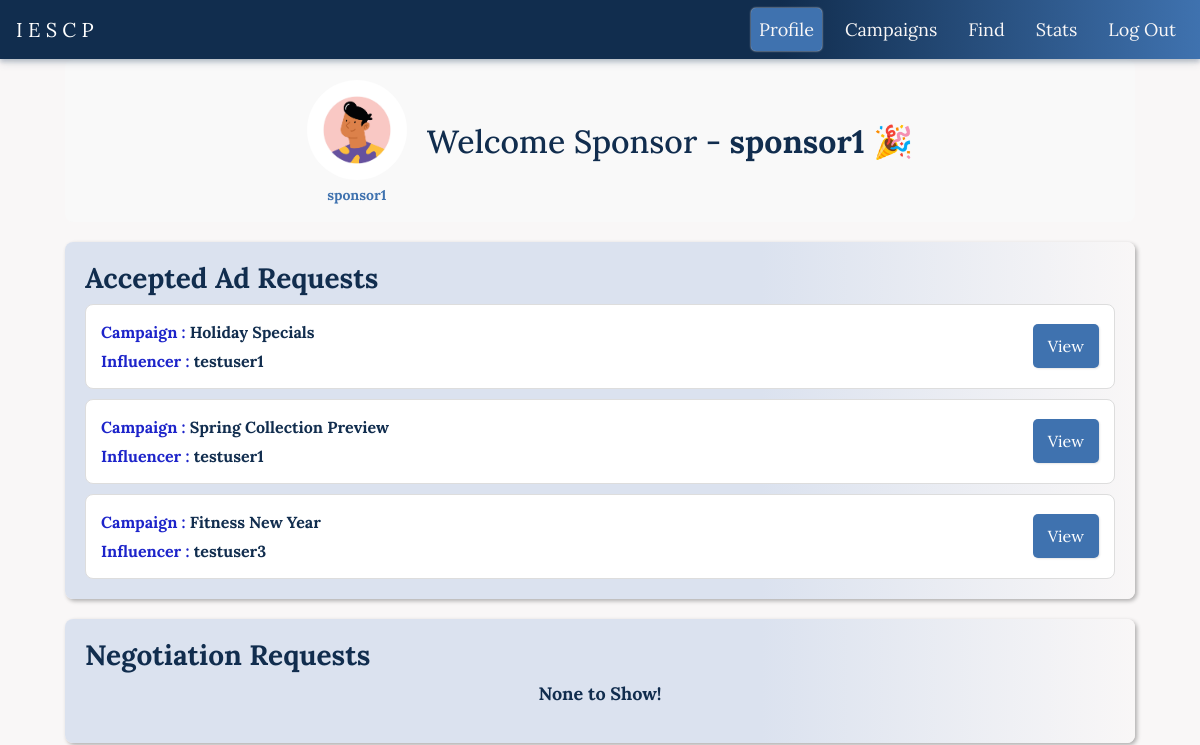
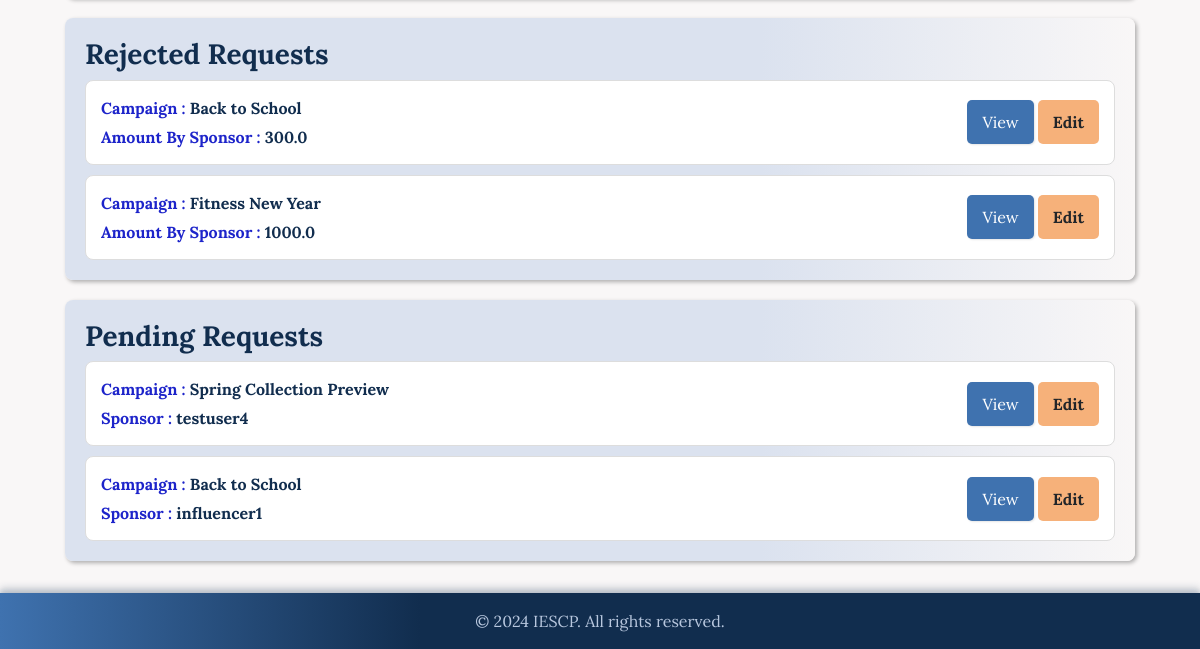
Page /sponsor/dashboard (signed in) on the earlier database version (2 pictures, top to bottom).
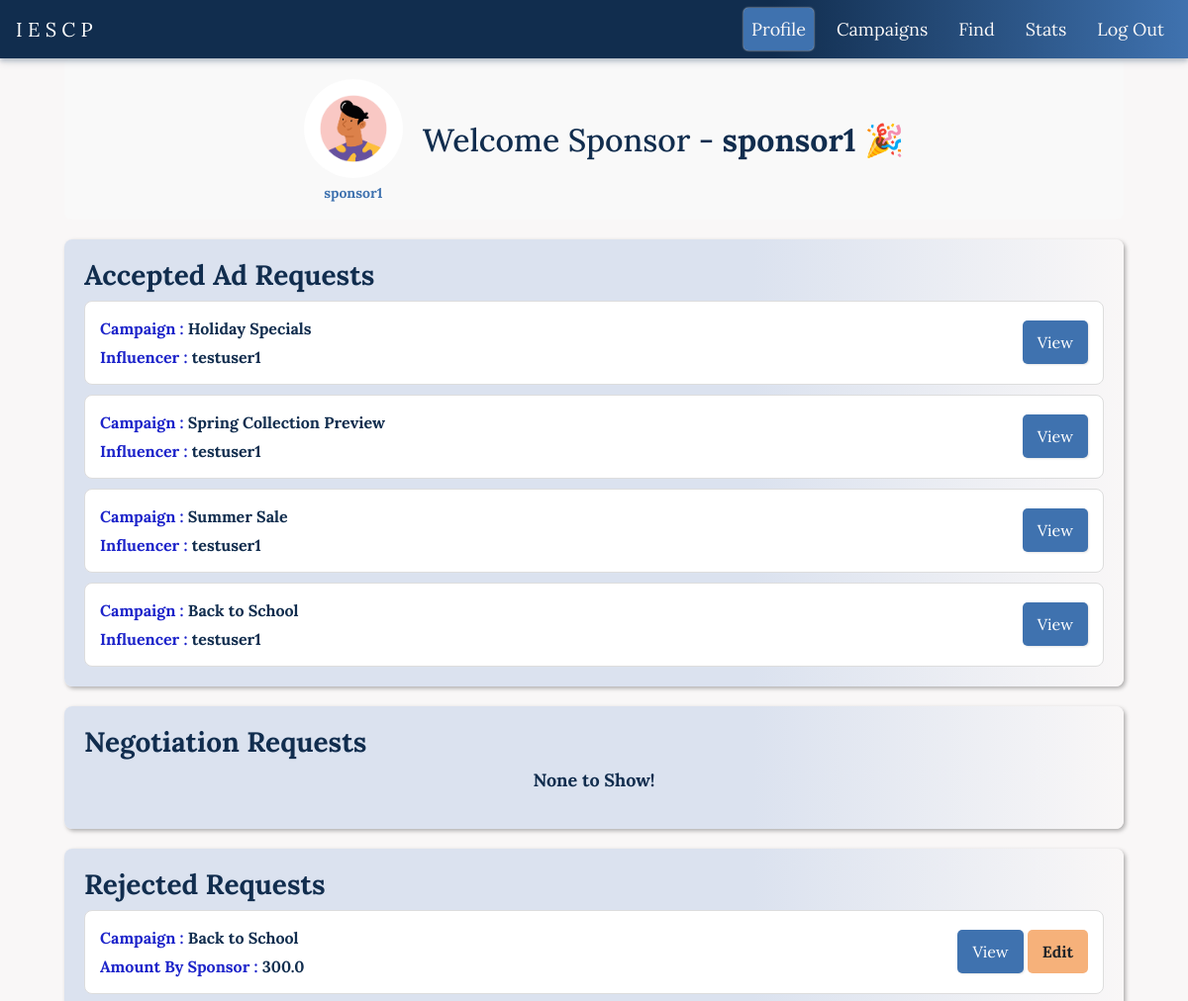
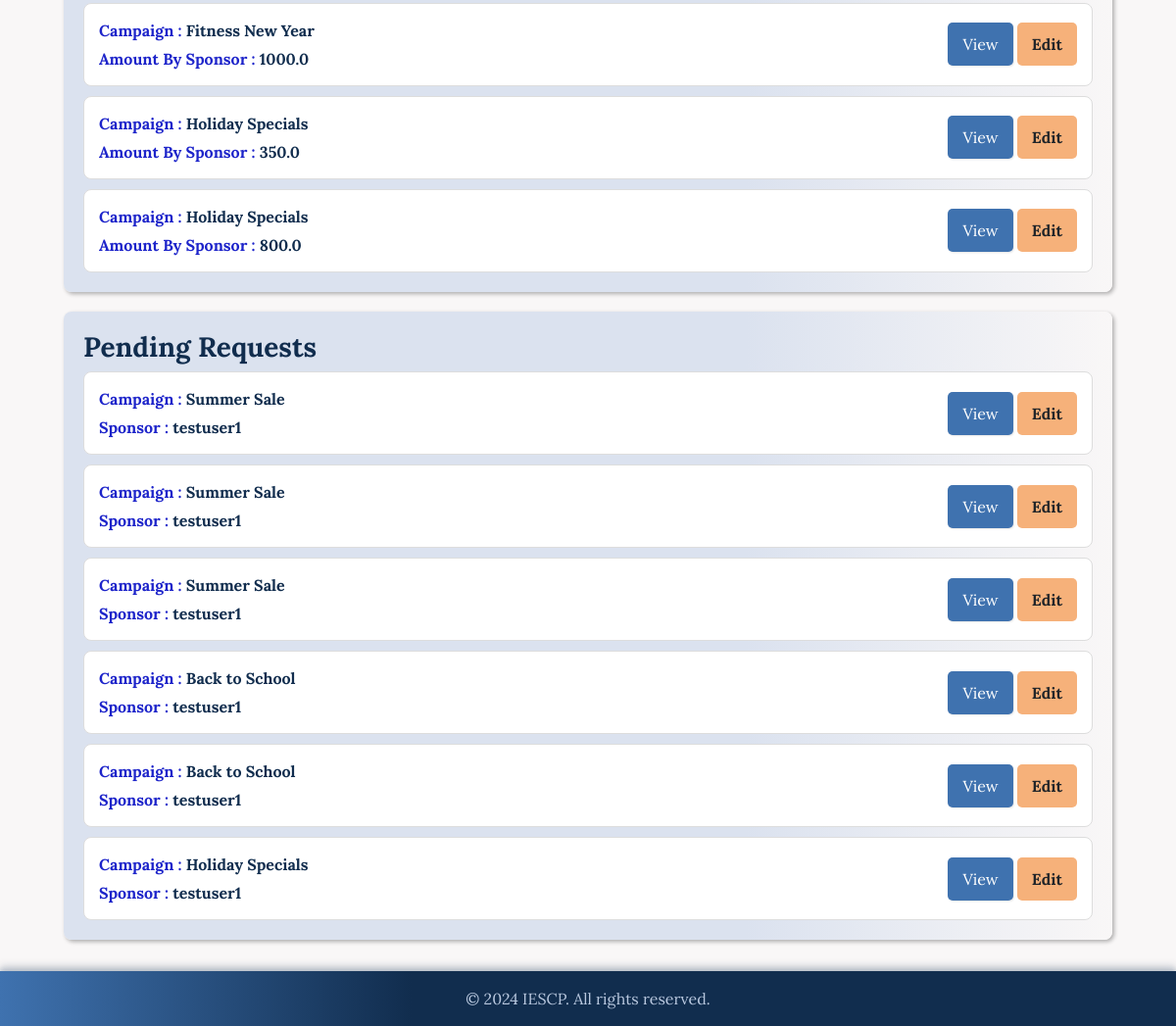
Same page on the later database version (2 pictures, top to bottom).
### app/models.py (models this page shows, shortened)
class User(db.Model):
    id = db.Column(db.Integer, primary_key=True)
    username = db.Column(db.String(64), unique=True, nullable=False)
    email = db.Column(db.String(120), unique=True, nullable=False)
    password_hash = db.Column(db.String(128))
    role = db.Column(db.String(64), nullable=False)
    campaigns = db.relationship('Campaign', backref='sponsor', lazy=True)
    ad_requests = db.relationship('AdRequest', backref='influencer', lazy=True)

class AdRequest(db.Model):
    id = db.Column(db.Integer, primary_key=True)
    campaign_id = db.Column(db.Integer, db.ForeignKey('campaign.id'), nullable=False)
    influencer_id = db.Column(db.Integer, db.ForeignKey('user.id'), nullable=False)
    messages = db.Column(db.Text, nullable=True)
    requirements = db.Column(db.Text, nullable=False)
    payment_amount = db.Column(db.Float, nullable=False)
    status = db.Column(db.String(10), nullable=False)

class Campaign(db.Model):
    id = db.Column(db.Integer, primary_key=True)
    name = db.Column(db.String(64), nullable=False)
    description = db.Column(db.Text, nullable=False)
    start_date = db.Column(db.DateTime, default=datetime.utcnow)
    end_date = db.Column(db.DateTime)
    budget = db.Column(db.Float, nullable=False)
    visibility = db.Column(db.String(10), nullable=False)
    goals = db.Column(db.Text, nullable=False)
    sponsor_id = db.Column(db.Integer, db.ForeignKey('user.id'), nullable=False)
    ad_requests = db.relationship('AdRequest', backref='campaign', lazy=True)

### app/routes.py (the view)
@app.route('/sponsor/dashboard')
def sponsor_dashboard():
    user_id = session.get('user_id')
    user = User.query.get(user_id)
    if not user or user.role != 'sponsor':
        return redirect(url_for('login'))
    negotiations = aliased(Negotiations)
    ad_requests = db.session.query(
        AdRequest,
        Campaign,
        User.username.label('influencer_name'),
        func.coalesce(negotiations.new_amount, 0.0).label('new_amount')
        ).join(
            Campaign,
            AdRequest.campaign_id == Campaign.id
        ).join(
            User,
            User.id == AdRequest.influencer_id
        ).outerjoin(
            negotiations,
            AdRequest.id == negotiations.ad_id
        ).filter(
            Campaign.sponsor_id == user_id
        ).all()
    pending_requests = []
    accepted_requests = []
    rejected_requests = []
    negotiated_requests = []
    others=[]
    for ad_request, campaign, influencer_name, new_amount in ad_requests:
        if ad_request.status in ['Accepted']:
            accepted_requests.append((ad_request, campaign, influencer_name, new_amount))
        elif ad_request.status in ['Pending']:
            pending_requests.append((ad_request, campaign, influencer_name, new_amount))
        elif ad_request.status in ['Completed']:
            rejected_requests.append((ad_request, campaign, influencer_name, new_amount))
        elif ad_request.status in ['Negotiated']:
            negotiated_requests.append((ad_request, campaign, influencer_name, new_amount))
        else:
            others.append((ad_request, campaign, influencer_name, new_amount))
    return render_template('sponsor_dashboard.html',
                           username=user.username,
                           accepted_requests=accepted_requests,
                           pending_requests=pending_requests,
                           rejected_requests=rejected_requests,
                           negotiated_requests=negotiated_requests,
                           influencer_name=influencer_name,
                           title='Sponsor Dashboard',
                           active_page='profile')

### app/templates/sponsor_dashboard.html (shortened to what this page needs)
{% extends "navbar_after_login.html" %}
{% block styles %}
  <link rel="stylesheet" href="{{ url_for('static', filename='/css/sponsor_dashboard.css') }}">
{% endblock %}
{% block content %}
<div class="dashboard">
    <div class="profile-section">
        <div class="avatar-container">
            <div class="avatar">
                <img src="{{ url_for('static', filename='/images/influencer.jpg') }}" alt="Profile">
            </div>
            <p class="role-tag"><a href="#" id="profile-link" data-toggle="modal" data-target="#profileModal" data-user_id="{{session['user_id']}}"><b>{{username}}</b></a></p>
        </div>
        <div class="welcome-text">
            <h2>Welcome Sponsor - <b>{{username}}</b> <span class="party-popper">🎉</span></h2>
        </div>
    </div>
    <div class="campaign-section">
        <h3>Accepted Ad Requests</h3>
        <div class="campaign-list">
            {% if accepted_requests %}
            {% for ad_request, campaign, influencer_name, new_amount in accepted_requests %}
                <div class="campaign-tab">
                    <div class="campaign-info">
                        <span><strong style="color:#1D24CA">Campaign : </strong> <b>{{ campaign.name }}</b></span>
                        <span><strong style="color:#1D24CA">Influencer : </strong> <b>{{ influencer_name }}</b></span>
                    </div>
                    <div class="campaign-actions">
                        <button class="btn btn-view" data-toggle="modal" data-target="#campaignModal"
                                data-campaign-name="{{ campaign.name }}"
                                data-sponsor-name="{{influencer_name}}"
                                data-campaign-description="{{ campaign.description }}"
                                data-campaign-requirements="{{ ad_request.requirements }}"
                                data-campaign-payment="{{ ad_request.payment_amount }}"
                                data-campaign-status="{{ ad_request.status }}"
                                data-campaign-messages="{{ ad_request.messages }}">View</button>
                    </div>
                </div>
                {% endfor %}
                {% else %}
                <p style="text-align: center; font-size: large; font-weight: bold;">None to Show!</p>
                {% endif %}
        </div>
    </div>
    <div class="request-section">
        <h3>Negotiation Requests</h3>
        <div class="request-list">
            {% if negotiated_requests %}
            {% for ad_request, campaign, sponsor_name,new_amount in negotiated_requests %}
                <div class="request-tab">
                    <div class="request-info">
                        <span><strong style="color:#1D24CA">Campaign : </strong> <b>{{ campaign.name }}</b></span>
                        <span><strong style="color:#1D24CA">Influencer : </strong> <b>{{ influencer_name }}</b></span>
                        <span><strong style="color:#1D24CA">Quoted Amount : </strong> <b>{{ ad_request.payment_amount }}</b></span>
                        <span><strong style="color:#1D24CA">Negotiated Amount : </strong> <b>{{ new_amount }}</b></span>
                    </div>
                    <div class="request-actions">
                        <button class="btn btn-view" data-toggle="modal" data-target="#adModal"
                                data-campaign-name="{{ campaign.name }}"
                                data-sponsor-name="{{sponsor_name}}"
                                data-campaign-description="{{ campaign.description }}"
                                data-campaign-requirements="{{ ad_request.requirements }}"
                                data-campaign-payment="{{ ad_request.payment_amount }}">View</button>
                        <div id="button-container-negotiation">
                          <button class="btn btn-accept" data-ad-request-id="{{ ad_request.id }}">Accept</button>
                          <button class="btn btn-reject" data-ad-request-id="{{ ad_request.id }}">Reject</button>
                        </div>
                    </div>
                </div>
                {% endfor %}
                {% else %}
                <p style="text-align: center; font-size: large; font-weight: bold;">None to Show!</p>
                {% endif %}
        </div>
    </div>
    <div class="campaign-section">
        <h3>Rejected Requests</h3>
        <div class="campaign-list">
            {% if rejected_requests %}
            {% for ad_request, campaign, sponsor_name, new_amount in rejected_requests %}
                <div class="campaign-tab">
                    <div class="campaign-info">
                        <span><strong style="color:#1D24CA">Campaign : </strong> <b>{{ campaign.name }}</b></span>
                        <span><strong style="color:#1D24CA">Amount By Sponsor : </strong> <b>{{ ad_request.payment_amount }}</b></span>
                    </div>
                    <div class="campaign-actions">
                      <div id="button-container-rejected">
                        <button class="btn btn-view" data-toggle="modal" data-target="#campaignModal"
                                data-campaign-name="{{ campaign.name }}"
                                data-sponsor-name="{{sponsor_name}}"
                                data-campaign-description="{{ campaign.description }}"
                                data-campaign-requirements="{{ ad_request.requirements }}"
                                data-campaign-payment="{{ ad_request.payment_amount }}"
                                data-campaign-status="{{ ad_request.status }}"
                                data-campaign-messages="{{ ad_request.messages }}">View</button>
                        <button class="btn btn-edit"
                                data-ad-request-id="{{ ad_request.id }}"
                                data-campaign-name="test"
                                data-influencer-id="{{ ad_request.influencer_id }}"
                                data-messages="{{ ad_request.messages }}"
                                data-requirements="{{ ad_request.requirements }}"
                                data-payment-amount="{{ ad_request.payment_amount }}">Edit
                        </button>
                        </div>
                    </div>
                </div>
            {% endfor %}
            {% else %}
            <p style="text-align: center; font-size: large; font-weight: bold;">None to Show!</p>
            {% endif %}
        </div>
    </div>
    <div class="campaign-section">
        <h3>Pending Requests</h3>
        <div class="campaign-list">
            {% if pending_requests %}
            {% for ad_request, campaign, sponsor_name,new_amount in pending_requests %}
                <div class="campaign-tab">
                    <div class="campaign-info">
                        <span><strong style="color:#1D24CA">Campaign : </strong> <b>{{ campaign.name }}</b></span>
                        <span><strong style="color:#1D24CA">Sponsor : </strong> <b>{{ sponsor_name }}</b></span>
                    </div>
                    <div class="campaign-actions">
                      <div id="button-container-pending">
                        <button class="btn btn-view" data-toggle="modal" data-target="#campaignModal"
                                data-campaign-name="{{ campaign.name }}"
                                data-sponsor-name="{{sponsor_name}}"
                                data-campaign-description="{{ campaign.description }}"
                                data-campaign-requirements="{{ ad_request.requirements }}"
                                data-campaign-payment="{{ ad_request.payment_amount }}"
                                data-campaign-status="{{ ad_request.status }}"
                                data-campaign-messages="{{ ad_request.messages }}">View
                        </button>
                        <button class="btn btn-edit"
                                        data-ad-request-id="{{ ad_request.id }}"
                                        data-campaign-name="{{ campaign.name }}"
                                        data-influencer-id="{{ ad_request.influencer_id }}"
                                        data-messages="{{ ad_request.messages }}"
                                        data-requirements="{{ ad_request.requirements }}"
                                        data-payment-amount="{{ ad_request.payment_amount }}">Edit
                        </button>
                        </div>
                    </div>
                </div>
                {% endfor %}
                {% else %}
                <p style="text-align: center; font-size: large; font-weight: bold;">None to Show!</p>
                {% endif %}
        </div>
    </div>
    <br>
    <br>
</div>
{% endblock %}

### app/templates/navbar_after_login.html (shortened to what this page needs)
<!doctype html>
<html lang="en">
  <head>
    <link rel="stylesheet" href="https://stackpath.bootstrapcdn.com/bootstrap/4.3.1/css/bootstrap.min.css">
    <link rel="stylesheet" href="{{ url_for('static', filename='css/styles.css') }}">
    <link rel="stylesheet" href="{{ url_for('static', filename='/css/navbar_styles.css') }}">
    {% block styles %}{% endblock %}
  </head>
  <body>
    <nav class="navbar navbar-expand-md navbar-dark">
        <a class="navbar-brand" href="/">I E S C P</a>
        <div class="collapse navbar-collapse" id="navbarCollapse">
            <ul class="navbar-nav ml-auto">
                {% if session['role'] =='sponsor' or  session['role'] =='influencer' %}
                <li class="nav-item{% if active_page == 'profile' %}-active{% endif %}">
                    {% if session['role'] == 'influencer' %}
                        <a class="nav-link" href="{{ url_for('influencer_dashboard') }}">Profile</a>
                    {% elif session['role'] == 'sponsor' %}
                        <a class="nav-link" href="{{ url_for('sponsor_dashboard') }}">Profile</a>
                    {% endif %}
                </li>
                {% endif %}
                {% if session['role'] =='sponsor' %}
                <li class="nav-item{% if active_page == 'campaigns' %}-active{% endif %}">
                    <a class="nav-link" href="{{ url_for('campaigns', sponsor_id=session['user_id']) }}">Campaigns</a>
                </li>
                {% endif %}
                {% if session['role'] =='sponsor' or  session['role'] =='influencer' %}
                <li class="nav-item{% if active_page == 'find' %}-active{% endif %}">
                    {% if session['role'] == 'influencer' %}
                        <a class="nav-link" href="{{ url_for('find_sponsor') }}">Find</a>
                    {% elif session['role'] == 'sponsor' %}
                        <a class="nav-link" href="{{ url_for('find_influencer') }}">Find</a>
                    {% endif %}
                </li>
                {% endif %}
                {% if session['role'] =='sponsor' or  session['role'] =='influencer' %}
                <li class="nav-item{% if active_page == 'stats' %}-active{% endif %}">
                    {% if session['role'] == 'influencer' %}
                        <a class="nav-link" href="{{ url_for('stats_influencer', influencer_id=session['user_id']) }}">Stats</a>
                    {% elif session['role'] == 'sponsor' %}
                        <a class="nav-link" href="{{ url_for('stats_sponsor', sponsor_id=session['user_id']) }}">Stats</a>
                    {% endif %}
                </li>
                {% endif %}
                <li class="nav-item" id="logout">
                    <a class="nav-link" href="{{ url_for('logout') }}">Log Out</a>
                </li>
            </ul>
        </div>
    </nav>
    <main role="main" class="container" style="margin-top: 40px;">
      {% block content %}
      {% endblock %}
    </main>
  </body>
  <footer class="footer mt-auto py-3">
    <div class="container">
        <span class="text-muted">&copy; 2024 IESCP. All rights reserved.</span>
    </div>
</footer>
</html>

Differences in the rows shown:
removed AdRequest: name "Fitness New Year", username "testuser3", shown under "Accepted Ad Requests"
removed AdRequest: name "Spring Collection Preview", username "testuser4", shown under "Pending Requests"
removed AdRequest: name "Back to School", username "influencer1", shown under "Pending Requests"
added AdRequest: name "Summer Sale", username "testuser1", shown under "Accepted Ad Requests"
added AdRequest: name "Back to School", username "testuser1", shown under "Accepted Ad Requests"
added AdRequest: name "Holiday Specials", payment_amount "350.0", shown under "Rejected Requests"
added AdRequest: name "Holiday Specials", payment_amount "800.0", shown under "Rejected Requests"
added AdRequest: name "Summer Sale", username "testuser1", shown under "Pending Requests"
added AdRequest: name "Summer Sale", username "testuser1", shown under "Pending Requests"
added AdRequest: name "Summer Sale", username "testuser1", shown under "Pending Requests"
added AdRequest: name "Back to School", username "testuser1", shown under "Pending Requests"
added AdRequest: name "Back to School", username "testuser1", shown under "Pending Requests"
added AdRequest: name "Holiday Specials", username "testuser1", shown under "Pending Requests"
